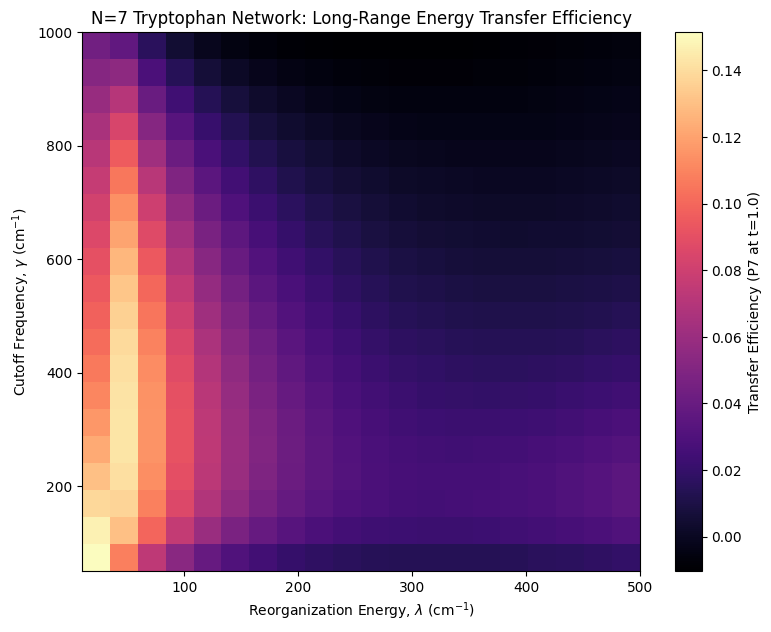

This chart was generated by the following Python code:
import numpy as np
import matplotlib.pyplot as plt
import itertools
from joblib import Parallel, delayed
from qutip import Qobj, basis
from qutip.solver.heom import HEOMSolver, DrudeLorentzBath
import time

print("N=7 트립토판 네트워크 고해상도 병렬 스윕 시작 (총 400개 조합)...")

# 1. N=7 시스템 고정 파라미터
N = 7
E_site = 35700.0
V_coupling = 8.0

H_matrix = np.zeros((N, N))
for i in range(N):
    H_matrix[i, i] = E_site
    if i < N - 1:
        H_matrix[i, i+1] = V_coupling
        H_matrix[i+1, i] = V_coupling
H_sys = Qobj(H_matrix)

psi0 = basis(N, 0)
rho0 = psi0 * psi0.dag()
T = 215.0
Q = basis(N, 0) * basis(N, 0).dag()

tlist = np.linspace(0, 1.0, 50) # 스윕 속도를 위해 시간 간격 최적화

# 2. 단일 시뮬레이션 함수 (끝단 Site 7의 에너지 전달량 측정)
def run_sweep_N7(lam, gamma):
    try:
        bath = DrudeLorentzBath(Q, lam=lam, gamma=gamma, T=T, Nk=1)
        solver = HEOMSolver(H_sys, bath, max_depth=3)
        result = solver.run(rho0, tlist)

        # t=1.0(최종 시간)에서 7번째 트립토판(Site 7)에 도달한 에너지 확률
        P7_final = result.states[-1][N-1, N-1].real
        return [lam, gamma, P7_final]
    except Exception as e:
        return [lam, gamma, np.nan]

# 3. 20x20 고해상도 격자 설정
lam_range = np.linspace(10, 500, 20)
gamma_range = np.linspace(50, 1000, 20)
param_grid = list(itertools.product(lam_range, gamma_range))

# 4. 병렬 연산 실행 (Colab 자원 풀가동)
start_time = time.time()
results = Parallel(n_jobs=-1, verbose=5)(delayed(run_sweep_N7)(l, g) for l, g in param_grid)
end_time = time.time()
print(f"고해상도 스윕 완료! 소요 시간: {end_time - start_time:.2f} 초")

# 5. 결과 저장 및 최종 히트맵 시각화
results_array = np.array(results)
np.save("N7_final_sweep_results.npy", results_array)

Z = results_array[:, 2].reshape(20, 20).T

plt.figure(figsize=(9, 7))
im = plt.imshow(Z, extent=[10, 500, 50, 1000], origin='lower', aspect='auto', cmap='magma')
plt.colorbar(im, label="Transfer Efficiency (P7 at t=1.0)")
plt.xlabel("Reorganization Energy, $\lambda$ (cm$^{-1}$)")
plt.ylabel("Cutoff Frequency, $\gamma$ (cm$^{-1}$)")
plt.title("N=7 Tryptophan Network: Long-Range Energy Transfer Efficiency")
plt.savefig("N7_final_heatmap.png", dpi=300) # 고화질 논문용 이미지 저장
plt.show()
